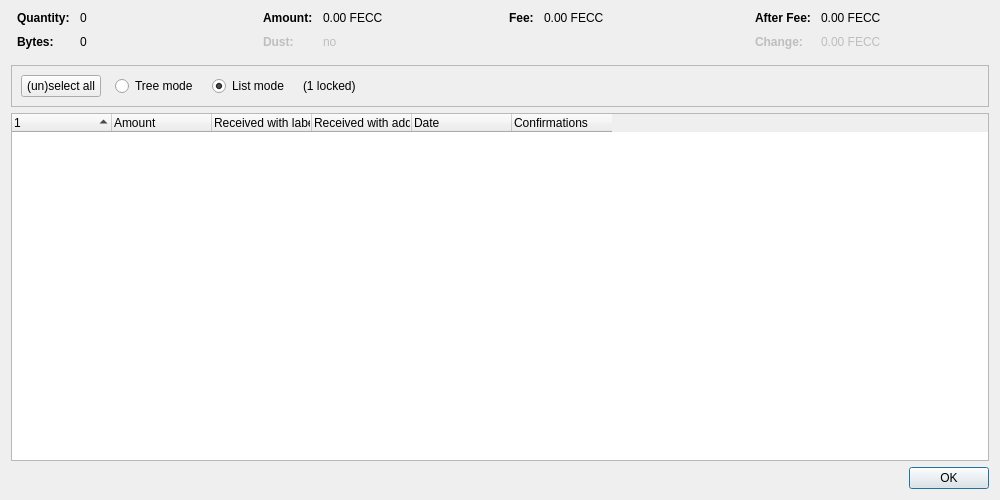
<?xml version="1.0" encoding="UTF-8"?>
<ui version="4.0">
 <class>CoinControlDialog</class>
 <widget class="QDialog" name="CoinControlDialog">
  <property name="geometry">
   <rect>
    <x>0</x>
    <y>0</y>
    <width>1000</width>
    <height>500</height>
   </rect>
  </property>
  <property name="windowTitle">
   <string>Coin Selection</string>
  </property>
  <layout class="QVBoxLayout" name="verticalLayout">
   <item>
    <layout class="QHBoxLayout" name="horizontalLayoutTop" stretch="0,0,0,0">
     <property name="topMargin">
      <number>0</number>
     </property>
     <property name="bottomMargin">
      <number>10</number>
     </property>
     <item>
      <layout class="QFormLayout" name="formLayoutCoinControl1">
       <property name="horizontalSpacing">
        <number>10</number>
       </property>
       <property name="verticalSpacing">
        <number>10</number>
       </property>
       <property name="leftMargin">
        <number>6</number>
       </property>
       <property name="rightMargin">
        <number>6</number>
       </property>
       <item row="0" column="0">
        <widget class="QLabel" name="labelCoinControlQuantityText">
         <property name="font">
          <font>
           <weight>75</weight>
           <bold>true</bold>
          </font>
         </property>
         <property name="text">
          <string>Quantity:</string>
         </property>
        </widget>
       </item>
       <item row="0" column="1">
        <widget class="QLabel" name="labelCoinControlQuantity">
         <property name="cursor">
          <cursorShape>IBeamCursor</cursorShape>
         </property>
         <property name="contextMenuPolicy">
          <enum>Qt::ActionsContextMenu</enum>
         </property>
         <property name="text">
          <string notr="true">0</string>
         </property>
         <property name="textInteractionFlags">
          <set>Qt::LinksAccessibleByMouse|Qt::TextSelectableByKeyboard|Qt::TextSelectableByMouse</set>
         </property>
        </widget>
       </item>
       <item row="1" column="0">
        <widget class="QLabel" name="labelCoinControlBytesText">
         <property name="font">
          <font>
           <weight>75</weight>
           <bold>true</bold>
          </font>
         </property>
         <property name="text">
          <string>Bytes:</string>
         </property>
        </widget>
       </item>
       <item row="1" column="1">
        <widget class="QLabel" name="labelCoinControlBytes">
         <property name="cursor">
          <cursorShape>IBeamCursor</cursorShape>
         </property>
         <property name="contextMenuPolicy">
          <enum>Qt::ActionsContextMenu</enum>
         </property>
         <property name="text">
          <string notr="true">0</string>
         </property>
         <property name="textInteractionFlags">
          <set>Qt::LinksAccessibleByMouse|Qt::TextSelectableByKeyboard|Qt::TextSelectableByMouse</set>
         </property>
        </widget>
       </item>
      </layout>
     </item>
     <item>
      <layout class="QFormLayout" name="formLayoutCoinControl2">
       <property name="horizontalSpacing">
        <number>10</number>
       </property>
       <property name="verticalSpacing">
        <number>10</number>
       </property>
       <property name="leftMargin">
        <number>6</number>
       </property>
       <property name="rightMargin">
        <number>6</number>
       </property>
       <item row="0" column="0">
        <widget class="QLabel" name="labelCoinControlAmountText">
         <property name="font">
          <font>
           <weight>75</weight>
           <bold>true</bold>
          </font>
         </property>
         <property name="text">
          <string>Amount:</string>
         </property>
        </widget>
       </item>
       <item row="0" column="1">
        <widget class="QLabel" name="labelCoinControlAmount">
         <property name="cursor">
          <cursorShape>IBeamCursor</cursorShape>
         </property>
         <property name="contextMenuPolicy">
          <enum>Qt::ActionsContextMenu</enum>
         </property>
         <property name="text">
          <string notr="true">0.00 FECC</string>
         </property>
         <property name="textInteractionFlags">
          <set>Qt::LinksAccessibleByMouse|Qt::TextSelectableByKeyboard|Qt::TextSelectableByMouse</set>
         </property>
        </widget>
       </item>
       <item row="1" column="0">
        <widget class="QLabel" name="labelCoinControlLowOutputText">
         <property name="enabled">
          <bool>false</bool>
         </property>
         <property name="font">
          <font>
           <weight>75</weight>
           <bold>true</bold>
          </font>
         </property>
         <property name="text">
          <string>Dust:</string>
         </property>
        </widget>
       </item>
       <item row="1" column="1">
        <widget class="QLabel" name="labelCoinControlLowOutput">
         <property name="enabled">
          <bool>false</bool>
         </property>
         <property name="cursor">
          <cursorShape>IBeamCursor</cursorShape>
         </property>
         <property name="contextMenuPolicy">
          <enum>Qt::ActionsContextMenu</enum>
         </property>
         <property name="text">
          <string notr="true">no</string>
         </property>
         <property name="textInteractionFlags">
          <set>Qt::LinksAccessibleByMouse|Qt::TextSelectableByKeyboard|Qt::TextSelectableByMouse</set>
         </property>
        </widget>
       </item>
      </layout>
     </item>
     <item>
      <layout class="QFormLayout" name="formLayoutCoinControl3">
       <property name="horizontalSpacing">
        <number>10</number>
       </property>
       <property name="verticalSpacing">
        <number>10</number>
       </property>
       <property name="leftMargin">
        <number>6</number>
       </property>
       <property name="rightMargin">
        <number>6</number>
       </property>
       <item row="0" column="0">
        <widget class="QLabel" name="labelCoinControlFeeText">
         <property name="font">
          <font>
           <weight>75</weight>
           <bold>true</bold>
          </font>
         </property>
         <property name="text">
          <string>Fee:</string>
         </property>
        </widget>
       </item>
       <item row="0" column="1">
        <widget class="QLabel" name="labelCoinControlFee">
         <property name="cursor">
          <cursorShape>IBeamCursor</cursorShape>
         </property>
         <property name="contextMenuPolicy">
          <enum>Qt::ActionsContextMenu</enum>
         </property>
         <property name="text">
          <string notr="true">0.00 FECC</string>
         </property>
         <property name="textInteractionFlags">
          <set>Qt::LinksAccessibleByMouse|Qt::TextSelectableByKeyboard|Qt::TextSelectableByMouse</set>
         </property>
        </widget>
       </item>
      </layout>
     </item>
     <item>
      <layout class="QFormLayout" name="formLayoutCoinControl4">
       <property name="horizontalSpacing">
        <number>10</number>
       </property>
       <property name="verticalSpacing">
        <number>10</number>
       </property>
       <property name="leftMargin">
        <number>6</number>
       </property>
       <property name="rightMargin">
        <number>6</number>
       </property>
       <item row="0" column="0">
        <widget class="QLabel" name="labelCoinControlAfterFeeText">
         <property name="font">
          <font>
           <weight>75</weight>
           <bold>true</bold>
          </font>
         </property>
         <property name="text">
          <string>After Fee:</string>
         </property>
        </widget>
       </item>
       <item row="0" column="1">
        <widget class="QLabel" name="labelCoinControlAfterFee">
         <property name="cursor">
          <cursorShape>IBeamCursor</cursorShape>
         </property>
         <property name="contextMenuPolicy">
          <enum>Qt::ActionsContextMenu</enum>
         </property>
         <property name="text">
          <string notr="true">0.00 FECC</string>
         </property>
         <property name="textInteractionFlags">
          <set>Qt::LinksAccessibleByMouse|Qt::TextSelectableByKeyboard|Qt::TextSelectableByMouse</set>
         </property>
        </widget>
       </item>
       <item row="1" column="0">
        <widget class="QLabel" name="labelCoinControlChangeText">
         <property name="enabled">
          <bool>false</bool>
         </property>
         <property name="font">
          <font>
           <weight>75</weight>
           <bold>true</bold>
          </font>
         </property>
         <property name="text">
          <string>Change:</string>
         </property>
        </widget>
       </item>
       <item row="1" column="1">
        <widget class="QLabel" name="labelCoinControlChange">
         <property name="enabled">
          <bool>false</bool>
         </property>
         <property name="cursor">
          <cursorShape>IBeamCursor</cursorShape>
         </property>
         <property name="contextMenuPolicy">
          <enum>Qt::ActionsContextMenu</enum>
         </property>
         <property name="text">
          <string notr="true">0.00 FECC</string>
         </property>
         <property name="textInteractionFlags">
          <set>Qt::LinksAccessibleByMouse|Qt::TextSelectableByKeyboard|Qt::TextSelectableByMouse</set>
         </property>
        </widget>
       </item>
      </layout>
     </item>
    </layout>
   </item>
   <item>
    <widget class="QFrame" name="frame">
     <property name="minimumSize">
      <size>
       <width>0</width>
       <height>40</height>
      </size>
     </property>
     <property name="frameShape">
      <enum>QFrame::StyledPanel</enum>
     </property>
     <property name="frameShadow">
      <enum>QFrame::Sunken</enum>
     </property>
     <layout class="QHBoxLayout" name="horizontalLayout">
      <item>
       <layout class="QHBoxLayout" name="horizontalLayoutPanel" stretch="0,0,0,0,0">
        <property name="spacing">
         <number>14</number>
        </property>
        <item>
         <widget class="QPushButton" name="pushButtonSelectAll">
          <property name="sizePolicy">
           <sizepolicy hsizetype="Maximum" vsizetype="Fixed">
            <horstretch>0</horstretch>
            <verstretch>0</verstretch>
           </sizepolicy>
          </property>
          <property name="text">
           <string>(un)select all</string>
          </property>
          <property name="autoDefault">
           <bool>false</bool>
          </property>
         </widget>
        </item>
        <item>
         <widget class="QRadioButton" name="radioTreeMode">
          <property name="sizePolicy">
           <sizepolicy hsizetype="Maximum" vsizetype="Fixed">
            <horstretch>0</horstretch>
            <verstretch>0</verstretch>
           </sizepolicy>
          </property>
          <property name="text">
           <string>Tree mode</string>
          </property>
         </widget>
        </item>
        <item>
         <widget class="QRadioButton" name="radioListMode">
          <property name="sizePolicy">
           <sizepolicy hsizetype="Maximum" vsizetype="Fixed">
            <horstretch>0</horstretch>
            <verstretch>0</verstretch>
           </sizepolicy>
          </property>
          <property name="text">
           <string>List mode</string>
          </property>
          <property name="checked">
           <bool>true</bool>
          </property>
         </widget>
        </item>
        <item>
         <widget class="QLabel" name="labelLocked">
          <property name="text">
           <string notr="true">(1 locked)</string>
          </property>
         </widget>
        </item>
        <item>
         <spacer name="horizontalSpacer">
          <property name="orientation">
           <enum>Qt::Horizontal</enum>
          </property>
          <property name="sizeHint" stdset="0">
           <size>
            <width>40</width>
            <height>20</height>
           </size>
          </property>
         </spacer>
        </item>
       </layout>
      </item>
     </layout>
    </widget>
   </item>
   <item>
    <widget class="CoinControlTreeWidget" name="treeWidget">
     <property name="contextMenuPolicy">
      <enum>Qt::CustomContextMenu</enum>
     </property>
     <property name="sortingEnabled">
      <bool>false</bool>
     </property>
     <property name="columnCount">
      <number>6</number>
     </property>
     <attribute name="headerShowSortIndicator" stdset="0">
      <bool>true</bool>
     </attribute>
     <attribute name="headerStretchLastSection">
      <bool>false</bool>
     </attribute>
     <column>
      <property name="text">
       <string/>
      </property>
     </column>
     <column>
      <property name="text">
       <string>Amount</string>
      </property>
     </column>
     <column>
      <property name="text">
       <string>Received with label</string>
      </property>
     </column>
     <column>
      <property name="text">
       <string>Received with address</string>
      </property>
     </column>
     <column>
      <property name="text">
       <string>Date</string>
      </property>
     </column>
     <column>
      <property name="text">
       <string>Confirmations</string>
      </property>
      <property name="toolTip">
       <string>Confirmed</string>
      </property>
     </column>
     <column>
      <property name="text">
       <string/>
      </property>
     </column>
     <column>
      <property name="text">
       <string/>
      </property>
     </column>
     <column>
      <property name="text">
       <string/>
      </property>
     </column>
     <column>
      <property name="text">
       <string/>
      </property>
     </column>
    </widget>
   </item>
   <item>
    <widget class="QDialogButtonBox" name="buttonBox">
     <property name="orientation">
      <enum>Qt::Horizontal</enum>
     </property>
     <property name="standardButtons">
      <set>QDialogButtonBox::Ok</set>
     </property>
    </widget>
   </item>
  </layout>
 </widget>
 <customwidgets>
  <customwidget>
   <class>CoinControlTreeWidget</class>
   <extends>QTreeWidget</extends>
   <header>qt/coincontroltreewidget.h</header>
  </customwidget>
 </customwidgets>
 <resources/>
 <connections/>
</ui>
